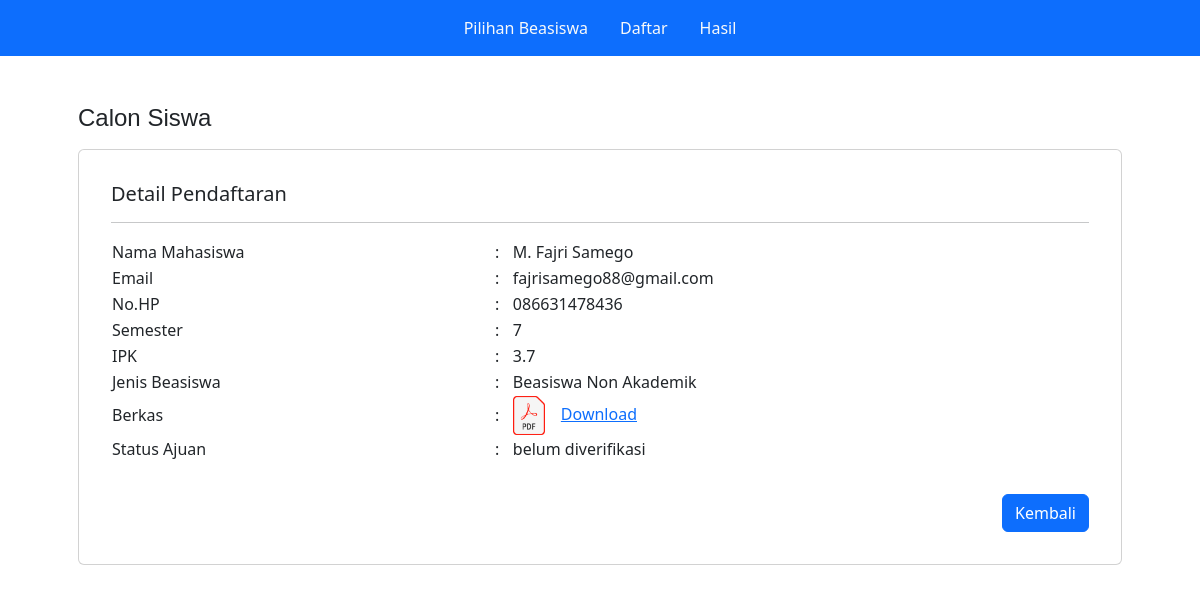
Screenshot of /detail_pendaftaran.php?id=16 with the database file from the repository.
### tables this page shows
CREATE TABLE `tb_daftar` (
  `id` int(11) NOT NULL,
  `nama` varchar(30) NOT NULL,
  `email` varchar(30) NOT NULL,
  `no_hp` varchar(20) NOT NULL,
  `semester` varchar(2) NOT NULL,
  `ipk` varchar(10) NOT NULL,
  `jenis_beasiswa` varchar(30) NOT NULL,
  `berkas` varchar(100) NOT NULL,
  `status_ajuan` varchar(30) NOT NULL DEFAULT 'belum diverifikasi'
);

### detail_pendaftaran.php (the view, shortened to what this page needs)
<?php
$id = $_GET['id'];
include('config.php');
$sql = "SELECT * FROM tb_daftar WHERE id='$id'";
$query = mysqli_query($conn, $sql);
$data = mysqli_fetch_assoc($query);
include('layout/navbar.php');
?>
<div class="container px-5 my-5">
    <h4 class="mt-4 mb-3" style="font-family: 'Fira Sans', sans-serif;">Calon Siswa</h4>
    <div class="card mb-3 py-3 px-3" style="max-width: 100%">
        <div class="row g-0">
            <div class="col">
                <div class="card-body">
                    <h5 class="card-title">Detail Pendaftaran</h5>
                    <hr>
                    <p class="card-text">
                    <table style="width:100%">
                        <tbody>
                            <tr>
                                <td>Nama Mahasiswa</td>
                                <td>:</td>
                                <td><?= $data['nama']; ?></td>
                            </tr>
                            <tr>
                                <td>Email</td>
                                <td>:</td>
                                <td><?= $data['email']; ?></td>
                            </tr>
                            <tr>
                                <td>No.HP</td>
                                <td>:</td>
                                <td><?= $data['no_hp']; ?></td>
                            </tr>
                            <tr>
                                <td>Semester</td>
                                <td>:</td>
                                <td><?= $data['semester']; ?></td>
                            </tr>
                            <tr>
                                <td>IPK</td>
                                <td>:</td>
                                <td><?= $data['ipk']; ?></td>
                            </tr>
                            <tr>
                                <td>Jenis Beasiswa</td>
                                <td>:</td>
                                <td><?= $data['jenis_beasiswa']; ?></td>
                            </tr>
                            <tr>
                                <td>Berkas</td>
                                <td>:</td>
                                <td><a href="assets/file/<?= $data['berkas']; ?>"><img src="assets/img/pdf-logo.png" style="width: 2rem; margin-right: 1rem">Download</a></td>
                            </tr>
                            <tr>
                                <td>Status Ajuan</td>
                                <td>:</td>
                                <td><?= $data['status_ajuan']; ?></td>
                            </tr>
                        </tbody>
                    </table>
                    </p>
                </div>
            </div>
        </div>
        <div class="d-flex justify-content-end">
            <a href="hasil.php" class="btn btn-primary mx-3 mb-3">Kembali</a>
        </div>
    </div>
</div>

### rows the page displays
tb_daftar: nama "M. Fajri Samego", email "fajrisamego88@gmail.com", no_hp "086631478436", semester "7", ipk "3.7", jenis_beasiswa "Beasiswa Non Akademik", status_ajuan "belum diverifikasi"
